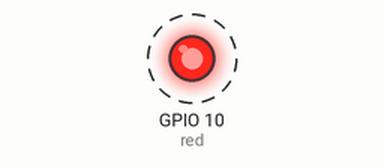
A program run on a simulated Raspberry Pi (BCM pin numbers). On the bench: output pins drawn as LEDs (lit = HIGH). Dashed ring = blinking. What the program prints to the terminal is not drawn. At 6.0 s the program stops and its outputs stay as they are.

Above: at 0.5 s.
Timing chart, 0 to 4.6 s (numbered marks = the images above):
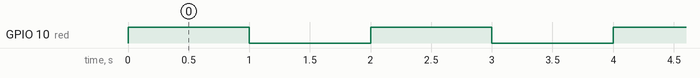

The program:

rgpio.py
```python
from gpiozero import LED

from time import sleep

import os

#factory = PiGPIOFactory(host='192.168.68.54')
os.environ["PIGPIO_ADDR"] = "192.168.68.54"
os.environ["GPIOZERO_PIN_FACTORY"] = "pigpio"

#red = LED(10,pin_factory=factory)
red = LED (10)

counter = 3

while True:
 red.on()
 print ("led on")
 sleep(1)
 red.off()
 print ("led off")
 sleep(1)
 counter = counter -1
 if counter == 0:
  break
```

Measured:
- by itself, GPIO 10 (red): alternates HIGH for 1.0 s and LOW for 1.0 s, 6 changes in all, then stays LOW
